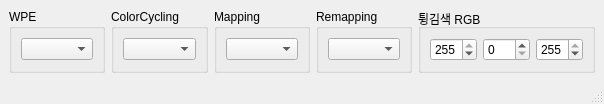
<?xml version="1.0" encoding="UTF-8"?>
<ui version="4.0">
 <class>PalleteWindow</class>
 <widget class="QMainWindow" name="PalleteWindow">
  <property name="geometry">
   <rect>
    <x>0</x>
    <y>0</y>
    <width>594</width>
    <height>94</height>
   </rect>
  </property>
  <property name="windowTitle">
   <string>Pallete</string>
  </property>
  <widget class="QWidget" name="centralwidget">
   <property name="minimumSize">
    <size>
     <width>0</width>
     <height>0</height>
    </size>
   </property>
   <layout class="QVBoxLayout" name="verticalLayout_3">
    <item>
     <layout class="QVBoxLayout" name="layout0">
      <item>
       <layout class="QHBoxLayout" name="horizontalLayout_2">
        <item>
         <widget class="QGroupBox" name="groupBox">
          <property name="title">
           <string>WPE</string>
          </property>
          <layout class="QGridLayout" name="gridLayout">
           <item row="0" column="0">
            <widget class="QComboBox" name="combo_wpe"/>
           </item>
          </layout>
         </widget>
        </item>
        <item>
         <widget class="QGroupBox" name="groupBox_2">
          <property name="title">
           <string>ColorCycling</string>
          </property>
          <layout class="QGridLayout" name="gridLayout_2">
           <item row="0" column="0">
            <widget class="QComboBox" name="combo_cc"/>
           </item>
          </layout>
         </widget>
        </item>
        <item>
         <widget class="QGroupBox" name="groupBox_3">
          <property name="title">
           <string>Mapping</string>
          </property>
          <layout class="QGridLayout" name="gridLayout_3">
           <item row="0" column="0">
            <widget class="QComboBox" name="combo_map"/>
           </item>
          </layout>
         </widget>
        </item>
        <item>
         <widget class="QGroupBox" name="groupBox_4">
          <property name="title">
           <string>Remapping</string>
          </property>
          <layout class="QGridLayout" name="gridLayout_4">
           <item row="0" column="0">
            <widget class="QComboBox" name="combo_rem"/>
           </item>
          </layout>
         </widget>
        </item>
        <item>
         <widget class="QGroupBox" name="groupBox_5">
          <property name="title">
           <string>튕김색 RGB</string>
          </property>
          <layout class="QHBoxLayout" name="horizontalLayout">
           <item>
            <widget class="QSpinBox" name="overflow_r">
             <property name="maximum">
              <number>255</number>
             </property>
             <property name="value">
              <number>255</number>
             </property>
            </widget>
           </item>
           <item>
            <widget class="QSpinBox" name="overflow_g">
             <property name="maximum">
              <number>255</number>
             </property>
            </widget>
           </item>
           <item>
            <widget class="QSpinBox" name="overflow_b">
             <property name="maximum">
              <number>255</number>
             </property>
             <property name="value">
              <number>255</number>
             </property>
            </widget>
           </item>
          </layout>
         </widget>
        </item>
       </layout>
      </item>
     </layout>
    </item>
   </layout>
  </widget>
  <widget class="QStatusBar" name="statusbar"/>
 </widget>
 <resources/>
 <connections/>
</ui>
